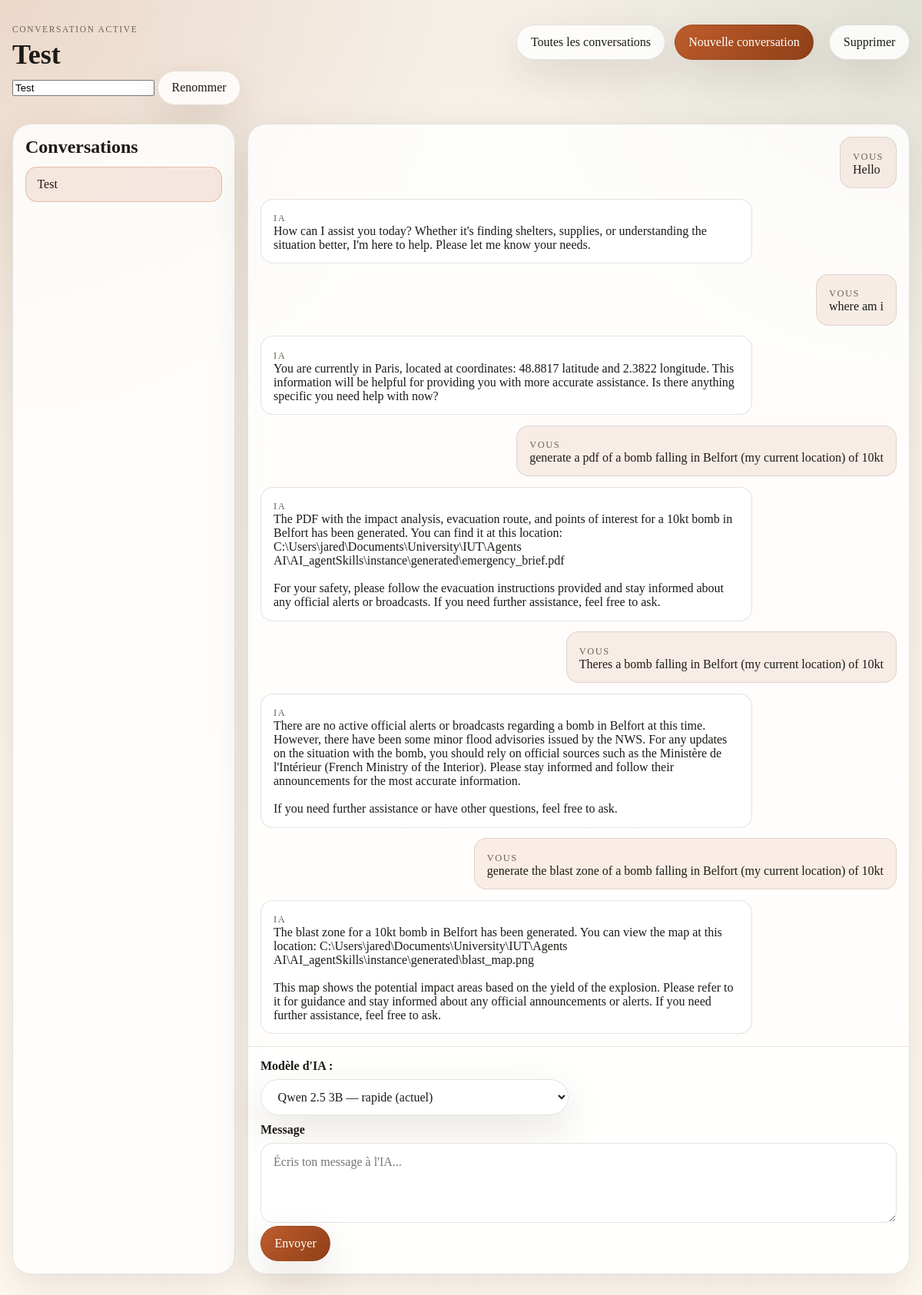
The app's page /chat/b3a208ef-affa-4da8-b944-ede5acf90834 with its own data.
### app.py (models this page shows)
class Chat(db.Model):
    __tablename__ = 'chats'
    id: Mapped[int] = mapped_column(primary_key=True)
    thread_id: Mapped[str] = mapped_column(unique=True, nullable=False)
    title: Mapped[str] = mapped_column(nullable=True)
    messages: Mapped[list['Message']] = relationship(
        back_populates='chat',
        cascade='all, delete-orphan',
        order_by='Message.id',
    )

class Message(db.Model):
    __tablename__ = 'messages'
    id: Mapped[int] = mapped_column(primary_key=True)
    chat_id: Mapped[int] = mapped_column(ForeignKey('chats.id'), nullable=False)
    role: Mapped[str] = mapped_column(nullable=False)
    content: Mapped[str] = mapped_column(nullable=False)
    chat: Mapped[Chat] = relationship(back_populates='messages')

### app.py (the view)
@app.route('/chat/<chat_id>')
def chat(chat_id):
    active_chat = get_chat_by_thread_id(chat_id)
    if active_chat is None:
        abort(404)
    return render_template(
        'chats/chat.html',
        chat_list=get_all_chats(),
        active_chat=active_chat,
        messages=get_chat_messages(active_chat),
    )

### app.py (called while the page is built)
def get_all_chats():
    return Chat.query.order_by(Chat.id.desc()).all()

def get_chat_by_thread_id(thread_id):
    return Chat.query.filter_by(thread_id=thread_id).first()

def get_chat_messages(chat):
    return Message.query.filter_by(chat_id=chat.id).order_by(Message.id.asc()).all()

### templates/chats/chat.html (shortened to what this page needs)
{% extends 'base.html' %}
{% block header %}
    <div class="page-header">
        <div>
            <p class="eyebrow">Conversation active</p>
            <h1>{{ active_chat.title or active_chat.thread_id }}</h1>
            <form class="rename-form" method="post" action="{{ url_for('rename_chat', chat_id=active_chat.thread_id) }}">
                <input type="text" name="title" value="{{ active_chat.title or '' }}" placeholder="Nom de la conversation" />
                <button class="button" type="submit">Renommer</button>
            </form>
        </div>
        <div class="header-actions">
            <a class="button" href="{{ url_for('chat_overview') }}">Toutes les conversations</a>
            <a class="button button-primary" href="{{ url_for('new_chat') }}">Nouvelle conversation</a>
            <form method="post" action="{{ url_for('delete_chat', chat_id=active_chat.thread_id) }}" onsubmit="return confirm('Supprimer cette conversation ?');" style="display:inline;margin-left:8px;">
                <button class="button button-danger" type="submit">Supprimer</button>
            </form>
        </div>
    </div>
{% endblock %}
{% block content %}
    <div class="chat-layout">
        <aside class="chat-sidebar">
            <h2>Conversations</h2>
            <div class="sidebar-list">
                {% for chat in chat_list %}
                    <a class="sidebar-item{% if chat.thread_id == active_chat.thread_id %} is-active{% endif %}" href="{{ url_for('chat', chat_id=chat.thread_id) }}">
                        {{ chat.title or chat.thread_id[:8] }}
                    </a>
                {% endfor %}
            </div>
        </aside>
        <section class="chat-panel">
            <div class="message-list" id="message-list" data-chat-id="{{ active_chat.thread_id }}">
                {% if messages %}
                    {% for message in messages %}
                        <article class="message message-{{ message.role }}" data-role="{{ message.role }}">
                            <span class="message-role">{{ 'Vous' if message.role == 'user' else 'IA' }}</span>
                            <div class="message-body">{{ message.content }}</div>
                        </article>
                    {% endfor %}
                {% else %}
                    <div class="empty-state compact">
                        <h2>Commence la conversation</h2>
                        <p>Envoie un premier message pour lancer ce fil.</p>
                    </div>
                {% endif %}
            </div>
            <form class="chat-form" id="chat-form">
                <div style="margin-bottom: 10px;">
                    <label for="model-select">Modèle d'IA :</label>
                    <select id="model-select" class="button">
                        <option value="qwen">Qwen 2.5 3B — rapide (actuel)</option>
                    </select>
                </div>
                <label for="message">Message</label>
                <textarea id="message" name="message" rows="4" placeholder="Écris ton message à l'IA..."></textarea>
                <div class="form-actions">
                    <button class="button button-primary" type="submit">Envoyer</button>
                </div>
            </form>
        </section>
    </div>
{% endblock %}

### static/style.css (style rules this page uses)
* { box-sizing: border-box; }
.page-header { display: flex; align-items: flex-start; justify-content: space-between; gap: 1rem; margin-bottom: 1.5rem; }
.eyebrow { margin: 0 0 0.35rem; text-transform: uppercase; letter-spacing: 0.14em; font-size: 0.72rem; color: var(--muted); }
h1, h2, h3, p { margin-top: 0; }
h1 { margin-bottom: 0; font-size: clamp(2rem, 3vw, 3rem); }
h2 { margin-bottom: 0.75rem; }
.header-actions, .form-actions { display: flex; gap: 0.75rem; flex-wrap: wrap; }
.button { display: inline-flex; align-items: center; justify-content: center; gap: 0.4rem; padding: 0.8rem 1.1rem; border: 1px solid var(--border); border-radius: 999px; background: var(--surface); color: var(--text); text-decoration: none; font: inherit; box-shadow: var(--shadow); transition: transform 160ms ease, border-color 160ms ease, background 160ms ease; }
.button-primary { background: linear-gradient(135deg, var(--accent), var(--accent-strong)); color: #fff; }
.conversation-label, .conversation-link, .message-role { font-size: 0.78rem; text-transform: uppercase; letter-spacing: 0.12em; color: var(--muted); }
.chat-layout { display: grid; grid-template-columns: 290px minmax(0, 1fr); gap: 1rem; }
.chat-sidebar, .chat-panel { min-width: 0; border: 1px solid var(--border); border-radius: 1.5rem; background: var(--surface); box-shadow: var(--shadow); }
.chat-sidebar { padding: 1rem; }
.sidebar-list { display: flex; flex-direction: column; gap: 0.5rem; }
.sidebar-item { padding: 0.8rem 0.9rem; border-radius: 0.95rem; text-decoration: none; color: inherit; background: rgba(255, 255, 255, 0.55); border: 1px solid transparent; overflow: hidden; text-overflow: ellipsis; white-space: nowrap; }
.sidebar-item.is-active { border-color: rgba(190, 93, 44, 0.3); background: rgba(190, 93, 44, 0.12); }
.chat-panel { display: grid; grid-template-rows: 1fr auto; min-height: 68vh; }
.message-list { padding: 1rem; display: flex; flex-direction: column; gap: 0.85rem; overflow: auto; }
.message { max-width: 80ch; padding: 0.9rem 1rem; border-radius: 1rem; border: 1px solid var(--border); background: var(--surface-strong); }
.message-user { margin-left: auto; background: rgba(190, 93, 44, 0.1); }
.message-assistant { margin-right: auto; }
.message-body { white-space: pre-wrap; }
.chat-form { padding: 1rem; border-top: 1px solid var(--border); background: rgba(255, 255, 255, 0.55); border-bottom-left-radius: 1.5rem; border-bottom-right-radius: 1.5rem; }
.chat-form label { display: block; margin-bottom: 0.5rem; font-weight: 700; }
.chat-form textarea { width: 100%; resize: vertical; min-height: 6.5rem; padding: 0.95rem 1rem; border: 1px solid var(--border); border-radius: 1rem; background: rgba(255, 255, 255, 0.95); color: var(--text); font: inherit; }

### records on screen
Chat: title "Test"
Message: role "VOUS", content "Hello"
Message: role "IA", content "How can I assist you today? Whether it's finding shelters, supplies, or understanding the situation better, I'm here to help. Please let me know your needs."
Message: role "VOUS", content "where am i"
Message: role "IA", content "You are currently in Paris, located at coordinates: 48.8817 latitude and 2.3822 longitude. This information will be helpful for providing you with more accurate assistance. Is there anything specific you need help with now?"
Message: role "VOUS", content "generate a pdf of a bomb falling in Belfort (my current location) of 10kt"
Message: role "IA", content "The PDF with the impact analysis, evacuation route, and points of interest for a 10kt bomb in Belfort has been generated. You can find it at this location: C:\\Users\\jared\\Documents\\University\\IUT\\Agents AI\\AI_agentSkills\\instance\\generated\\emergency_brief.pdf For your safety, please follow the evacuation instructions provided and stay informed about any official alerts or broadcasts. If you need further assistance, feel free to ask."
Message: role "VOUS", content "Theres a bomb falling in Belfort (my current location) of 10kt"
Message: role "IA", content "There are no active official alerts or broadcasts regarding a bomb in Belfort at this time. However, there have been some minor flood advisories issued by the NWS. For any updates on the situation with the bomb, you should rely on official sources such as the Ministère de l'Intérieur (French Ministry of the Interior). Please stay informed and follow their announcements for the most accurate information. If you need further assistance or have other questions, feel free to ask."
Message: role "VOUS", content "generate the blast zone of a bomb falling in Belfort (my current location) of 10kt"
Message: role "IA", content "The blast zone for a 10kt bomb in Belfort has been generated. You can view the map at this location: C:\\Users\\jared\\Documents\\University\\IUT\\Agents AI\\AI_agentSkills\\instance\\generated\\blast_map.png This map shows the potential impact areas based on the yield of the explosion. Please refer to it for guidance and stay informed about any official announcements or alerts. If you need further assistance, feel free to ask."
